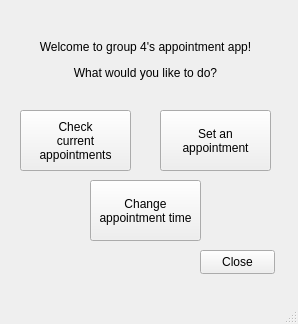
<?xml version="1.0" encoding="UTF-8"?>
<ui version="4.0">
 <class>MainWindow</class>
 <widget class="QMainWindow" name="MainWindow">
  <property name="geometry">
   <rect>
    <x>0</x>
    <y>0</y>
    <width>298</width>
    <height>324</height>
   </rect>
  </property>
  <property name="windowTitle">
   <string>Main Menu</string>
  </property>
  <property name="windowIcon">
   <iconset theme="dialog-error"/>
  </property>
  <property name="toolButtonStyle">
   <enum>Qt::ToolButtonIconOnly</enum>
  </property>
  <widget class="QWidget" name="centralwidget">
   <widget class="QPushButton" name="Option1">
    <property name="geometry">
     <rect>
      <x>20</x>
      <y>110</y>
      <width>111</width>
      <height>61</height>
     </rect>
    </property>
    <property name="text">
     <string>Check 
current 
appointments</string>
    </property>
   </widget>
   <widget class="QPushButton" name="Option2">
    <property name="geometry">
     <rect>
      <x>160</x>
      <y>110</y>
      <width>111</width>
      <height>61</height>
     </rect>
    </property>
    <property name="text">
     <string>Set an 
appointment</string>
    </property>
   </widget>
   <widget class="QLabel" name="label">
    <property name="geometry">
     <rect>
      <x>20</x>
      <y>10</y>
      <width>251</width>
      <height>101</height>
     </rect>
    </property>
    <property name="text">
     <string>&lt;html&gt;&lt;head/&gt;&lt;body&gt;&lt;p align=&quot;center&quot;&gt;Welcome to group 4's appointment app!&lt;/p&gt;&lt;p align=&quot;center&quot;&gt;What would you like to do?&lt;/p&gt;&lt;/body&gt;&lt;/html&gt;</string>
    </property>
   </widget>
   <widget class="QPushButton" name="pushButton">
    <property name="geometry">
     <rect>
      <x>200</x>
      <y>250</y>
      <width>75</width>
      <height>24</height>
     </rect>
    </property>
    <property name="text">
     <string>Close</string>
    </property>
   </widget>
   <widget class="QPushButton" name="Option3">
    <property name="geometry">
     <rect>
      <x>90</x>
      <y>180</y>
      <width>111</width>
      <height>61</height>
     </rect>
    </property>
    <property name="text">
     <string>Change
appointment time</string>
    </property>
   </widget>
  </widget>
  <widget class="QMenuBar" name="menubar">
   <property name="geometry">
    <rect>
     <x>0</x>
     <y>0</y>
     <width>298</width>
     <height>22</height>
    </rect>
   </property>
  </widget>
  <widget class="QStatusBar" name="statusbar"/>
 </widget>
 <resources/>
 <connections/>
</ui>
